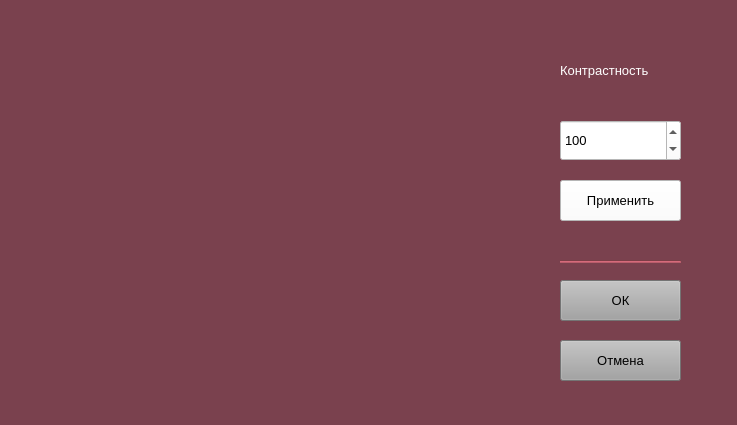
<?xml version="1.0" encoding="UTF-8"?>
<ui version="4.0">
 <class>Form</class>
 <widget class="QWidget" name="Form">
  <property name="geometry">
   <rect>
    <x>0</x>
    <y>0</y>
    <width>737</width>
    <height>425</height>
   </rect>
  </property>
  <property name="windowTitle">
   <string>Form</string>
  </property>
  <property name="styleSheet">
   <string notr="true">background-color: rgb(122, 65, 78);</string>
  </property>
  <widget class="QLabel" name="contrast_image">
   <property name="geometry">
    <rect>
     <x>30</x>
     <y>30</y>
     <width>481</width>
     <height>371</height>
    </rect>
   </property>
   <property name="text">
    <string/>
   </property>
  </widget>
  <widget class="QPushButton" name="ok_btn">
   <property name="geometry">
    <rect>
     <x>560</x>
     <y>280</y>
     <width>121</width>
     <height>41</height>
    </rect>
   </property>
   <property name="font">
    <font>
     <pointsize>10</pointsize>
    </font>
   </property>
   <property name="styleSheet">
    <string notr="true">background-color: rgb(163, 163, 163);</string>
   </property>
   <property name="text">
    <string>ОК</string>
   </property>
  </widget>
  <widget class="QPushButton" name="cancel_btn">
   <property name="geometry">
    <rect>
     <x>560</x>
     <y>340</y>
     <width>121</width>
     <height>41</height>
    </rect>
   </property>
   <property name="font">
    <font>
     <pointsize>10</pointsize>
    </font>
   </property>
   <property name="styleSheet">
    <string notr="true">background-color: rgb(163, 163, 163);</string>
   </property>
   <property name="text">
    <string>Отмена</string>
   </property>
  </widget>
  <widget class="QLabel" name="contrast_label">
   <property name="geometry">
    <rect>
     <x>560</x>
     <y>50</y>
     <width>131</width>
     <height>41</height>
    </rect>
   </property>
   <property name="font">
    <font>
     <pointsize>10</pointsize>
    </font>
   </property>
   <property name="styleSheet">
    <string notr="true">color: rgb(255, 255, 255);</string>
   </property>
   <property name="text">
    <string>Контрастность</string>
   </property>
  </widget>
  <widget class="QSpinBox" name="contrast_value">
   <property name="geometry">
    <rect>
     <x>560</x>
     <y>120</y>
     <width>121</width>
     <height>41</height>
    </rect>
   </property>
   <property name="font">
    <font>
     <pointsize>10</pointsize>
    </font>
   </property>
   <property name="styleSheet">
    <string notr="true">background-color: rgb(255, 255, 255);</string>
   </property>
   <property name="minimum">
    <number>0</number>
   </property>
   <property name="maximum">
    <number>300</number>
   </property>
   <property name="singleStep">
    <number>5</number>
   </property>
   <property name="value">
    <number>100</number>
   </property>
  </widget>
  <widget class="QPushButton" name="change_btn">
   <property name="geometry">
    <rect>
     <x>560</x>
     <y>180</y>
     <width>121</width>
     <height>41</height>
    </rect>
   </property>
   <property name="font">
    <font>
     <pointsize>10</pointsize>
    </font>
   </property>
   <property name="styleSheet">
    <string notr="true">background-color: rgb(255, 255, 255);</string>
   </property>
   <property name="text">
    <string>Применить</string>
   </property>
  </widget>
  <widget class="Line" name="line">
   <property name="geometry">
    <rect>
     <x>560</x>
     <y>260</y>
     <width>121</width>
     <height>3</height>
    </rect>
   </property>
   <property name="font">
    <font>
     <pointsize>10</pointsize>
    </font>
   </property>
   <property name="styleSheet">
    <string notr="true">background-color: rgb(185, 93, 107);</string>
   </property>
   <property name="orientation">
    <enum>Qt::Horizontal</enum>
   </property>
  </widget>
 </widget>
 <resources/>
 <connections/>
</ui>
